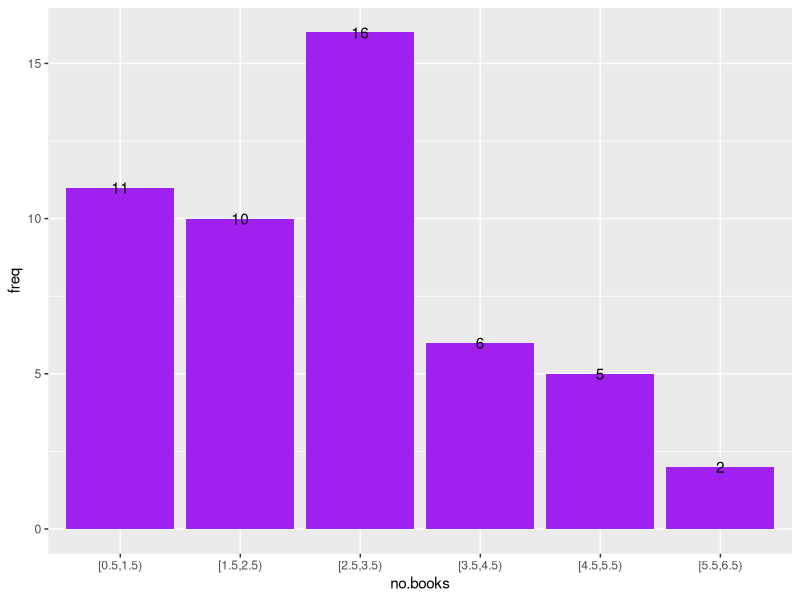

Generate this figure with R:
#page 56-57
library(ggplot2)
dtabl<-data.frame(height=c(1,1,1,1,1,1,1,1,1,1,1,
                           2,2,2,2,2,2,2,2,2,2,
                           3,3,3,3,3,3,3,3,3,3,3,3,3,3,3,3,
                           4,4,4,4,4,4,
                           5,5,5,5,5,
                           6,6))
View(dtabl)
breaks=seq(0.5,6.5,by=1)
dcut=cut(dtabl$height,breaks,right=FALSE)
dout=as.data.frame(table(dcut))
dout<-transform(dout,cumFreq=cumsum(Freq),relative=round(prop.table(Freq),2))
nobars=(6.5-0.5)/1
print(paste("the number of bars =",nobars))
ggplot(dout,aes(dcut,Freq))+
  geom_col(fill="purple")+
  geom_text(aes(label=Freq))+
         xlab("no.books")+ylab("freq")
